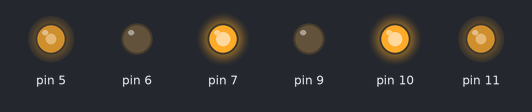
Recording of a sketch running on a simulated Arduino Uno, built with avr-gcc and run on an emulated ATmega328P. Shown: output pins drawn as LEDs (lit = HIGH).

Above: at 0.05 s.
At 3.95 s:
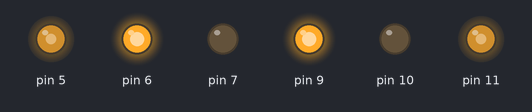
Timing chart, 0 to 4.6 s (numbered marks = the images above):
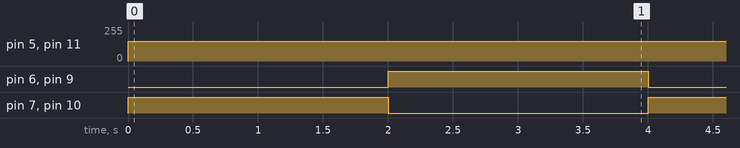

The sketch:

blink.ino
```cpp
void setup() {
  pinMode(10, OUTPUT);
  pinMode(9, OUTPUT);
  pinMode(7, OUTPUT);
  pinMode(6, OUTPUT);
  pinMode(5, OUTPUT);
  pinMode(11, OUTPUT);
}

void loop() {
  digitalWrite(10, HIGH);
  digitalWrite(9, LOW);
  analogWrite(11, 150);

  digitalWrite(7, HIGH);
  digitalWrite(6, LOW);
  analogWrite(5, 150);

  delay(2000);

  digitalWrite(10, LOW);
  digitalWrite(9, HIGH);
  analogWrite(11, 150);

  digitalWrite(7, LOW);
  digitalWrite(6, HIGH);
  analogWrite(5, 150);

  delay(2000);
}
```

Measured:
- by itself, pin 5, pin 11: 0/255 → 150/255 at 0.00 s
- by itself, pin 6, pin 7, pin 9, pin 10: alternates HIGH for 2.0 s and LOW for 2.0 s
